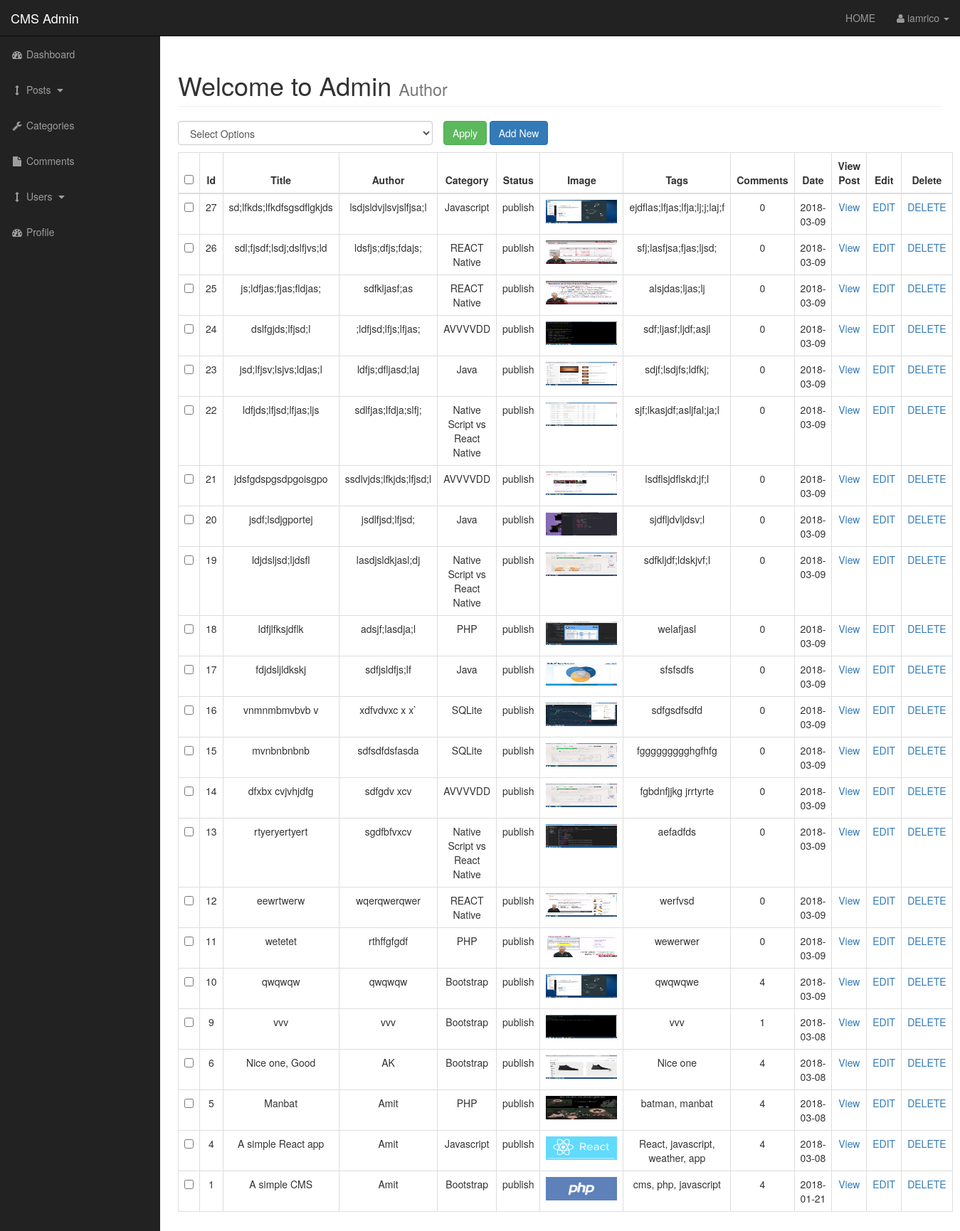
Screenshot of /admin/posts.php (signed in) with the database file from the repository.
### tables this page shows
CREATE TABLE `posts` (
  `post_id` int(3) NOT NULL,
  `post_category_id` int(3) NOT NULL,
  `post_title` varchar(255) NOT NULL,
  `post_author` varchar(255) NOT NULL,
  `post_date` date NOT NULL,
  `post_image` text NOT NULL,
  `post_content` text NOT NULL,
  `post_tags` varchar(255) NOT NULL,
  `post_comment_count` int(11) NOT NULL,
  `post_status` varchar(255) NOT NULL
);

CREATE TABLE `categories` (
  `cat_id` int(3) NOT NULL,
  `cat_title` varchar(255) NOT NULL
);

### admin/includes/view_all_posts.php (the view, shortened to what this page needs)
<form action="" method="post">
       <table class="table table-bordered table-hover text-center">
           <div id="bulkOptionsContainer" style="padding:0px; margin-bottom: 10px;" class="col-xs-4">
               <select class="form-control" name="bulk_options" id="">
                   <option value="">Select Options</option>
               </select>
           </div>
           <div class="col-xs-4" id="bulkOptionsButton">
               <input type="submit" class="btn btn-success" value="Apply">
               <a href="posts.php?source=add_post" class="btn btn-primary">Add New</a>
           </div>
            <thead>
                <tr>
                    <th><input id="selectAllBoxes" type="checkbox"></th>
                    <th class="text-center">Id</th>
                    <th class="text-center">Title</th>
                    <th class="text-center">Author</th>
                    <th class="text-center">Category</th>
                    <th class="text-center">Status</th>
                    <th class="text-center">Image</th>
                    <th class="text-center">Tags</th>
                    <th class="text-center">Comments</th>
                    <th class="text-center">Date</th>
                    <th class="text-center">View Post</th>
                    <th class="text-center">Edit</th>
                    <th class="text-center">Delete</th>
                </tr>
            </thead>
            <tbody>
                <?php
                    $query = "SELECT * FROM posts ORDER BY post_id DESC";
                    $all_posts = mysqli_query($connection,$query);
                    while($row = mysqli_fetch_assoc($all_posts)){
                        $post_id = $row['post_id'];
                        $post_title = $row['post_title'];
                        $post_author = $row['post_author'];
                        $post_date = $row['post_date'];
                        $post_image = $row['post_image'];
                        $post_tags = $row['post_tags'];
                        $post_status = $row['post_status'];
                        $post_category_id = $row['post_category_id'];
                        $post_comment_count = $row['post_comment_count'];
                        echo"<tr>";
                ?>
                        <td><input type='checkbox' class='checkBox' name='checkBoxArray[]' value='<?php echo $post_id; ?>'></td>
                <?php
                        echo"<td>{$post_id}</td>";
                        echo"<td>{$post_title}</td>";
                        echo"<td>{$post_author}</td>";
                        $query2 = "SELECT * FROM categories WHERE cat_id = {$post_category_id}";
                        $get_category = mysqli_query($connection, $query2);
                        $row = mysqli_fetch_assoc($get_category);
                        $cat_title = $row['cat_title'];
                        echo"<td>{$cat_title}</td>";
                        echo"<td>{$post_status}</td>";
                        echo"<td><img width='100' height='33' src='../images/{$post_image}'/></td>";
                        echo"<td>{$post_tags}</td>";
                        echo"<td>{$post_comment_count}</td>";
                        echo"<td>{$post_date}</td>";
                        echo"<td><a href='../post.php?p_id={$post_id}'>View</a></td>";
                        echo"<td><a href='posts.php?source=edit_post&p_id={$post_id}'>EDIT</a></td>";
                        echo"<td><a  onClick=\"javascript: return confirm('Delete the post?'); \"  href='posts.php?delete={$post_id}'>DELETE</a></td>";
                        echo"</tr>";
                    }
                ?>
            </tbody>
        </table>
</form>

### admin/css/sb-admin.css (style rules this page uses)
body { margin-top: 100px; background-color: #222; }
@media (min-width:768px) { body { margin-top: 50px; } }

### rows the page displays
posts: post_id "27", post_title "sd;lfkds;lfkdfsgsdflgkjds", post_author "lsdjsldvjlsvjslfjsa;l", categories.cat_title "Javascript", post_status "publish", post_image (picture), post_tags "ejdflas;lfjas;lfja;lj;j;laj;f", post_comment_count "0", post_date "2018-03-09"
posts: post_id "26", post_title "sdl;fjsdf;lsdj;dslfjvs;ld", post_author "ldsfjs;dfjs;fdajs;", categories.cat_title "REACT Native", post_status "publish", post_image (picture), post_tags "sfj;lasfjsa;fjas;ljsd;", post_comment_count "0", post_date "2018-03-09"
posts: post_id "25", post_title "js;ldfjas;fjas;fldjas;", post_author "sdfkljasf;as", categories.cat_title "REACT Native", post_status "publish", post_image (picture), post_tags "alsjdas;ljas;lj", post_comment_count "0", post_date "2018-03-09"
posts: post_id "24", post_title "dslfgjds;lfjsd;l", post_author ";ldfjsd;lfjs;lfjas;", categories.cat_title "AVVVVDD", post_status "publish", post_image (picture), post_tags "sdf;ljasf;ljdf;asjl", post_comment_count "0", post_date "2018-03-09"
posts: post_id "23", post_title "jsd;lfjsv;lsjvs;ldjas;l", post_author "ldfjs;dfljasd;laj", categories.cat_title "Java", post_status "publish", post_image (picture), post_tags "sdjf;lsdjfs;ldfkj;", post_comment_count "0", post_date "2018-03-09"
posts: post_id "22", post_title "ldfjds;lfjsd;lfjas;ljs", post_author "sdlfjas;lfdja;slfj;", categories.cat_title "Native Script vs React Native", post_status "publish", post_image (picture), post_tags "sjf;lkasjdf;asljfal;ja;l", post_comment_count "0", post_date "2018-03-09"
posts: post_id "21", post_title "jdsfgdspgsdpgoisgpo", post_author "ssdlvjds;lfkjds;lfjsd;l", categories.cat_title "AVVVVDD", post_status "publish", post_image (picture), post_tags "lsdflsjdflskd;jf;l", post_comment_count "0", post_date "2018-03-09"
posts: post_id "20", post_title "jsdf;lsdjgportej", post_author "jsdlfjsd;lfjsd;", categories.cat_title "Java", post_status "publish", post_image (picture), post_tags "sjdfljdvljdsv;l", post_comment_count "0", post_date "2018-03-09"
posts: post_id "19", post_title "ldjdsljsd;ljdsfl", post_author "lasdjsldkjasl;dj", categories.cat_title "Native Script vs React Native", post_status "publish", post_image (picture), post_tags "sdfkljdf;ldskjvf;l", post_comment_count "0", post_date "2018-03-09"
posts: post_id "18", post_title "ldfjlfksjdflk", post_author "adsjf;lasdja;l", categories.cat_title "PHP", post_status "publish", post_image (picture), post_tags "welafjasl", post_comment_count "0", post_date "2018-03-09"
posts: post_id "17", post_title "fdjdsljldkskj", post_author "sdfjsldfjs;lf", categories.cat_title "Java", post_status "publish", post_image (picture), post_tags "sfsfsdfs", post_comment_count "0", post_date "2018-03-09"
posts: post_id "16", post_title "vnmnmbmvbvb v", post_author "xdfvdvxc x x`", categories.cat_title "SQLite", post_status "publish", post_image (picture), post_tags "sdfgsdfsdfd", post_comment_count "0", post_date "2018-03-09"
posts: post_id "15", post_title "mvnbnbnbnb", post_author "sdfsdfdsfasda", categories.cat_title "SQLite", post_status "publish", post_image (picture), post_tags "fggggggggghgfhfg", post_comment_count "0", post_date "2018-03-09"
posts: post_id "14", post_title "dfxbx cvjvhjdfg", post_author "sdfgdv xcv", categories.cat_title "AVVVVDD", post_status "publish", post_image (picture), post_tags "fgbdnfjjkg jrrtyrte", post_comment_count "0", post_date "2018-03-09"
posts: post_id "13", post_title "rtyeryertyert", post_author "sgdfbfvxcv", categories.cat_title "Native Script vs React Native", post_status "publish", post_image (picture), post_tags "aefadfds", post_comment_count "0", post_date "2018-03-09"
posts: post_id "12", post_title "eewrtwerw", post_author "wqerqwerqwer", categories.cat_title "REACT Native", post_status "publish", post_image (picture), post_tags "werfvsd", post_comment_count "0", post_date "2018-03-09"
posts: post_id "11", post_title "wetetet", post_author "rthffgfgdf", categories.cat_title "PHP", post_status "publish", post_image (picture), post_tags "wewerwer", post_comment_count "0", post_date "2018-03-09"
posts: post_id "10", post_title "qwqwqw", post_author "qwqwqw", categories.cat_title "Bootstrap", post_status "publish", post_image (picture), post_tags "qwqwqwe", post_comment_count "4", post_date "2018-03-09"
posts: post_id "9", post_title "vvv", post_author "vvv", categories.cat_title "Bootstrap", post_status "publish", post_image (picture), post_tags "vvv", post_comment_count "1", post_date "2018-03-08"
posts: post_id "6", post_title "Nice one, Good", post_author "AK", categories.cat_title "Bootstrap", post_status "publish", post_image (picture), post_tags "Nice one", post_comment_count "4", post_date "2018-03-08"
posts: post_id "5", post_title "Manbat", post_author "Amit", categories.cat_title "PHP", post_status "publish", post_image (picture), post_tags "batman, manbat", post_comment_count "4", post_date "2018-03-08"
posts: post_id "4", post_title "A simple React app", post_author "Amit", categories.cat_title "Javascript", post_status "publish", post_image (picture), post_tags "React, javascript, weather, app", post_comment_count "4", post_date "2018-03-08"
posts: post_id "1", post_title "A simple CMS", post_author "Amit", categories.cat_title "Bootstrap", post_status "publish", post_image (picture), post_tags "cms, php, javascript", post_comment_count "4", post_date "2018-01-21"

### other values shown
$_SESSION['username'] "iamrico"
